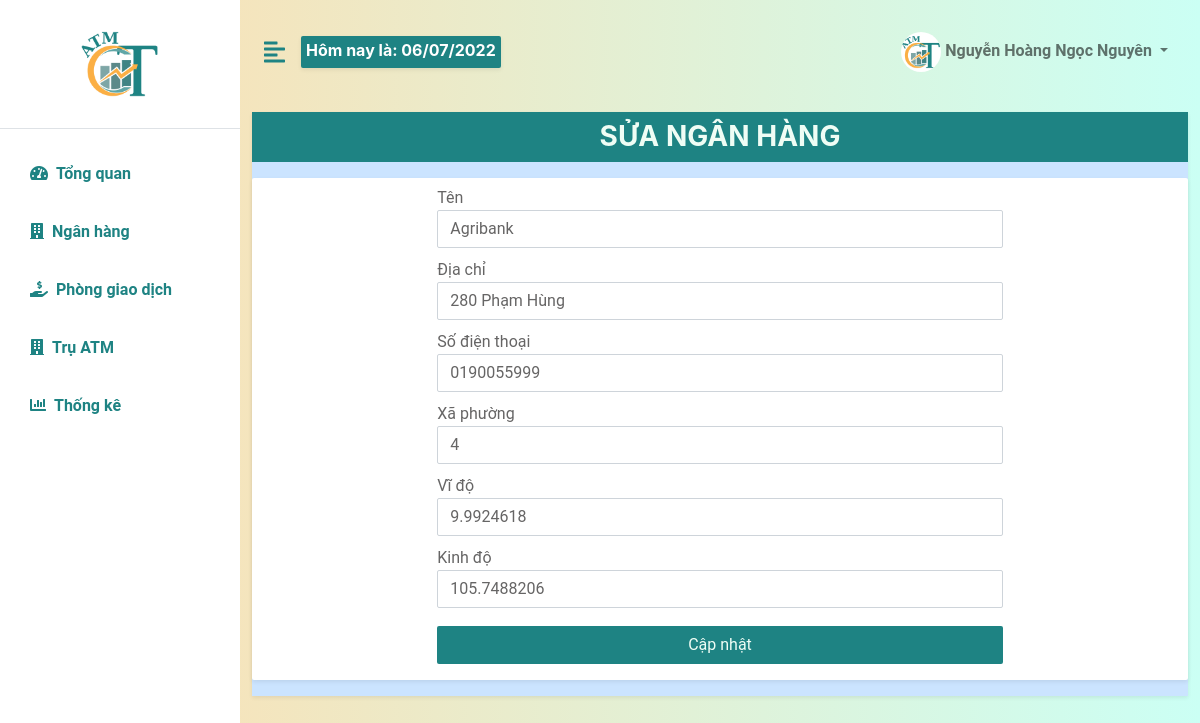
/admin/sua_nganhang.php?manh=1, run on an earlier commit of the app's database.
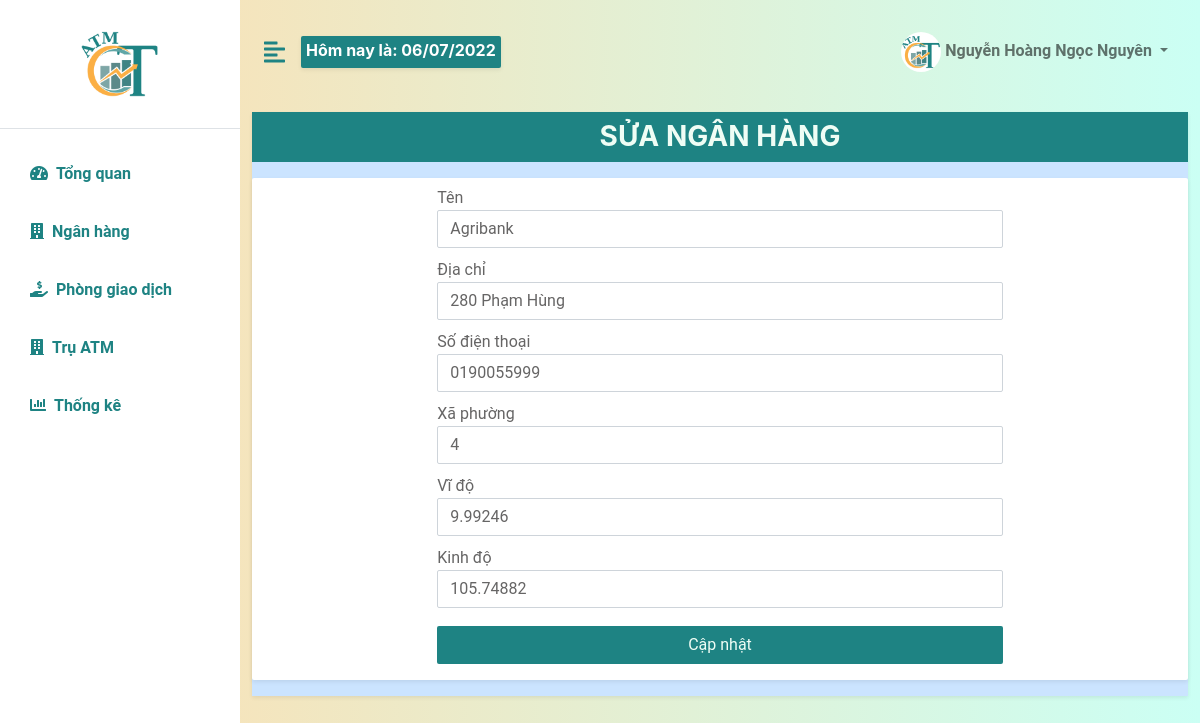
And on a later commit of the database.
### tables this page shows
CREATE TABLE `ngan_hang` (
  `NH_MA` int(11) NOT NULL,
  `XP_MA` int(11) NOT NULL,
  `NH_TEN` varchar(30) NOT NULL,
  `NH_DIACHI` varchar(90) NOT NULL,
  `NH_SDT` char(11) NOT NULL,
  `NH_VIDOX` double NOT NULL,
  `NH_KINHDOY` double NOT NULL,
  `NH_TT` int(11) NOT NULL DEFAULT 1
);

### admin/sua_nganhang.php (the view, shortened to what this page needs)
<!DOCTYPE html>
<html lang="en">
<head>
    <?php include('head.php') ?>
</head>
<body>
    <div class="d-flex" id="wrapper">
        <?php include('sidebar.php'); ?>
        <div id="page-content-wrapper">
            <?php include('nav.php'); ?>
            <div class="container-fluid px-4">
                <div class="row my-2 secondary-bg shadow-sm">
                    <h2 class="fs-3 mb-3 p-2 primary-bg text-center text-light">SỬA NGÂN HÀNG</h2>
                    <?php
                $sql = "SELECT * FROM NGAN_HANG WHERE NH_MA = '".$_GET['manh']."'";
                $result = $conn->query($sql);
                $row = $result->fetch_assoc();
                ?>
                    <div class="panel-body bg-white rounded shadow-sm center mb-3 pt-2">
                        <div class="position-center">
                            <form role="form" action="xuly/xuly_sua_nganhang.php" method="post">
                                <div class="form-group">
                                    <label for="exampleInputEmail1">Tên</label>
                                    <input type="text" name="NH_TEN" class="form-control" id="exampleInputEmail1"
                                        required="" value="<?php echo $row["NH_TEN"] ?>">
                                </div>
                                <div class="form-group">
                                    <label for="exampleInputEmail1">Địa chỉ</label>
                                    <input type="text" name="NH_DIACHI" class="form-control" id="exampleInputEmail1"
                                        required="" value="<?php echo $row["NH_DIACHI"] ?>">
                                </div>
                                <div class="form-group">
                                    <label for="exampleInputEmail1">Số điện thoại</label>
                                    <input type="text" name="NH_SDT" class="form-control" id="exampleInputEmail1"
                                        required="" value="<?php echo $row["NH_SDT"] ?>">
                                </div>
                                <div class="form-group">
                                    <label for="exampleInputEmail1">Xã phường</label>
                                    <input class="form-control me-2" list="datalistOptions" id="manh" name="XP_MA"
                                        type="search" required value="<?php echo $row["XP_MA"] ?>">
                                </div>
                                <div class="form-group">
                                    <label for="exampleInputEmail1">Vĩ độ</label>
                                    <input type="text" name="NH_VIDOX" class="form-control" id="exampleInputEmail1"
                                        required="" value="<?php echo $row['NH_VIDOX'] ?>">
                                </div>
                                <div class="form-group">
                                    <label for="exampleInputEmail1">Kinh độ</label>
                                    <input type="text" name="NH_KINHDOY" class="form-control" id="exampleInputEmail1"
                                        required="" value="<?php echo $row['NH_KINHDOY'] ?>">
                                </div>
                                <button type="submit" name="them_atm" class="btn btn-search mb-3 mt-2 text-light"
                                    style="width: 100%;">Cập nhật</button>
                            </form>
                        </div>
                    </div>
                </div>
            </div>
        </div>
    </div>
</body>
</html>

What changed in the data, as far as the page shows it:
changed ngan_hang "Agribank": NH_VIDOX "9.9924618" → "9.99246"; NH_KINHDOY "105.7488206" → "105.74882"
